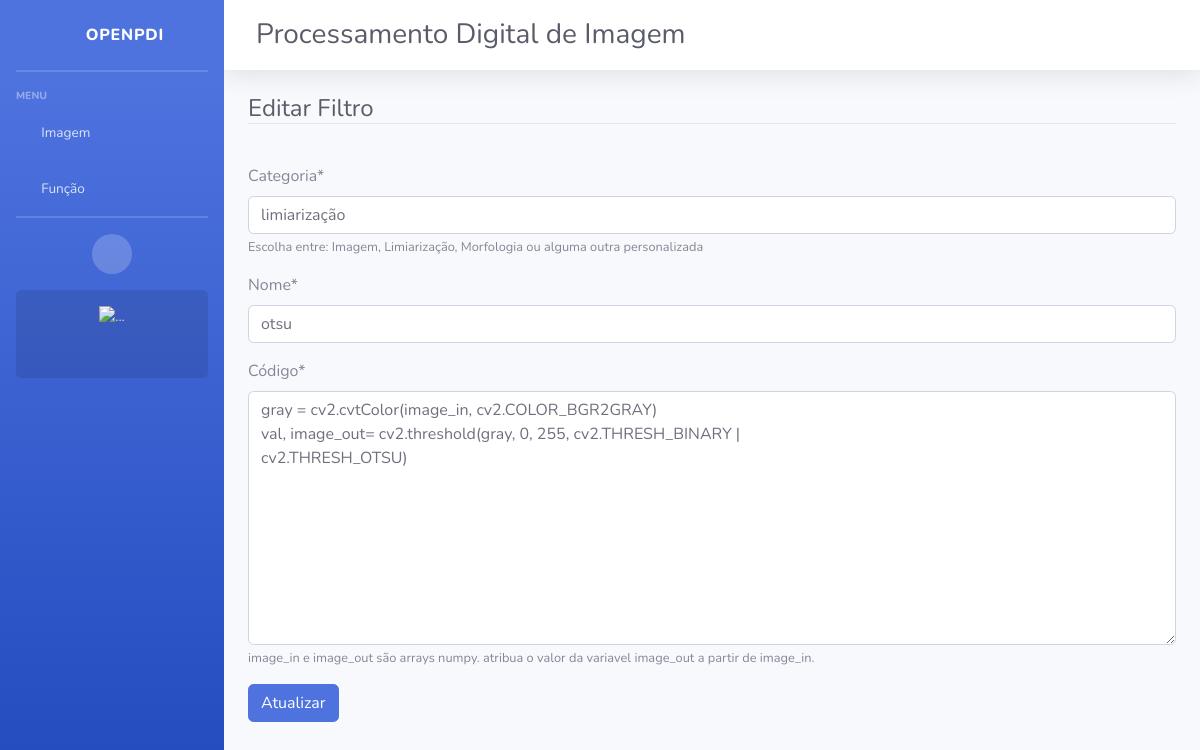
The app's page /filtros/editar/script/12, older data.
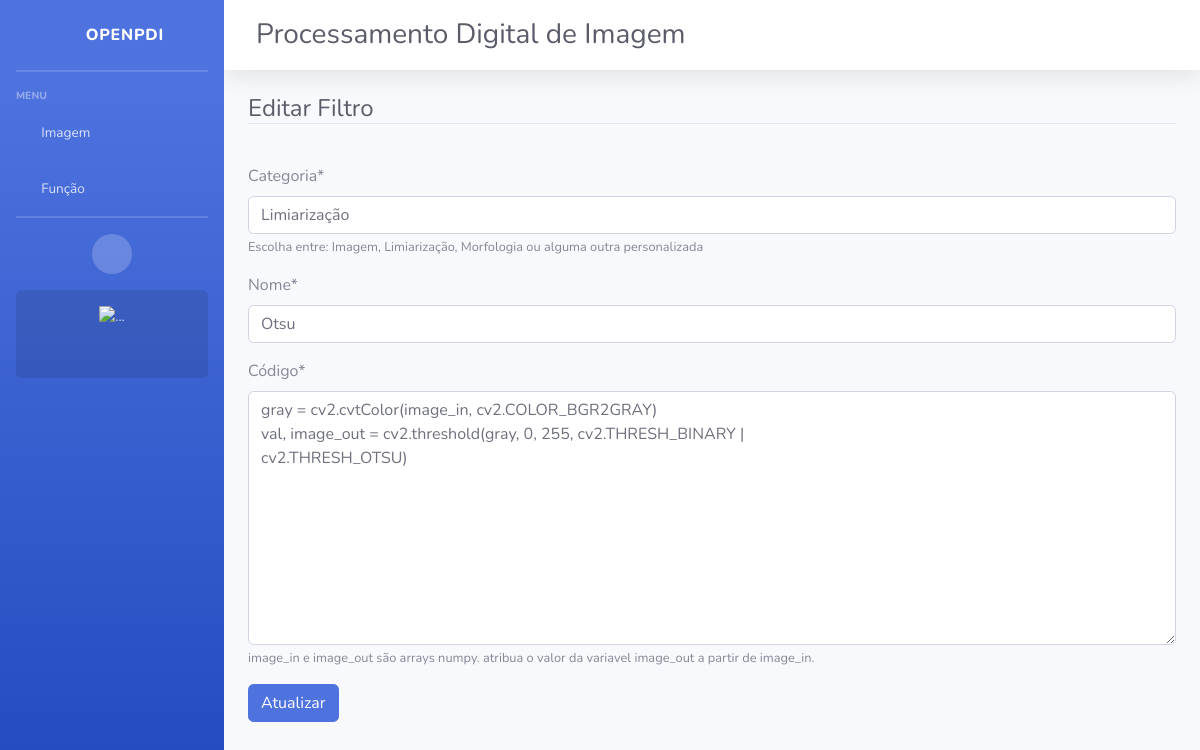
The same page, newer data.
### filtros/models.py (models this page shows, shortened)
class Script(models.Model):
    help_text='''Escolha entre: Imagem, Limiarização, Morfologia ou alguma outra personalizada'''
    categoria = models.CharField(max_length=50, help_text=help_text)
    nome = models.CharField(max_length=50)
    help_text='''image_in e image_out são arrays numpy.
    atribua o valor da variavel image_out a partir de image_in.'''
    codigo = models.TextField(max_length=255, verbose_name="Código", help_text=help_text)

### filtros/views.py (the view)
# urls.py: path('filtros/editar/script/<int:pk>', ScriptUpdate.as_view(), name="editar-script"),
class ScriptUpdate(UpdateView):
    model = Script
    fields = ['categoria', 'nome', 'codigo']
    template_name = 'filtros/form.html'
    success_url = reverse_lazy('inicio')
    def get_context_data(self, *args, **kwargs):
        context = super().get_context_data(*args, **kwargs)
        context['titulo'] = "Editar Filtro"
        context['botao'] = "Atualizar"
        return context

### filtros/templates/filtros/form.html (shortened to what this page needs)
{% extends 'paginas/base.html' %}
{% load static %}
{% load crispy_forms_tags %}
{% block conteudo %}
<div class="container-fluid">
    <h4 class="text-dark border-bottom my-3">
        {{ titulo }}
    </h4>
    <br>
    <form action="" method="POST">
        {{ form|crispy }}
        <button type="submit" class="btn btn-primary">{{ botao }}</button>
    </form>
</div>
{% endblock %}

### paginas/templates/paginas/base.html (shortened to what this page needs)
{% load static %}
<!DOCTYPE html>
<html lang="pt-br">
<head>
    <link href="{% static 'vendor/fontawesome-free/css/all.min.css' %}" rel="stylesheet" type="text/css">
    <link href="{% static 'css/sb-admin-2.min.css' %}" rel="stylesheet">
    <link href="{% static 'vendor/datatables/dataTables.bootstrap4.min.css' %}" rel="stylesheet">
</head>
<body id="page-top">
    {% block menu %}
    <div id="wrapper">
        <ul class="navbar-nav bg-gradient-primary sidebar sidebar-dark accordion" id="accordionSidebar">
            <a class="sidebar-brand d-flex align-items-center justify-content-center" href="{% url 'script' %}">
                <div class="sidebar-brand-icon rotate-n-15">
                    <i class="fas fa-laugh-wink"></i>
                </div>
                <div class="sidebar-brand-text mx-1">OpenPDI</div>
            </a>
            <hr class="sidebar-divider my-0">
            <hr class="sidebar-divider">
            <div class="sidebar-heading">
                Menu
            </div>
            <li class="nav-item">
                <a class="nav-link collapsed" href="#" data-toggle="collapse" data-target="#collapseTwo"
                    aria-expanded="true" aria-controls="collapseTwo">
                    <i class="fas fa-fw fa-paperclip"></i>
                    <span>Imagem</span>
                </a>
            </li>
            <li class="nav-item">
                <a class="nav-link collapsed" href="#" data-toggle="collapse" data-target="#collapseUtilities"
                    aria-expanded="true" aria-controls="collapseUtilities">
                    <i class="fas fa-fw fa-edit"></i>
                    <span>Função</span>
                </a>
            </li>
            <hr class="sidebar-divider d-none d-md-block my-0">
            <hr class="sidebar-divider ">
            <div class="text-center d-none d-md-inline">
                <button class="rounded-circle border-0" id="sidebarToggle"></button>
            </div>
            <div class="sidebar-card d-none d-lg-flex">
                <img class="sidebar-card-illustration mb-2" src="{% static 'img/undraw_rocket.svg' %}" alt="...">
            </div>
        </ul>
        <div id="content-wrapper" class="d-flex flex-column">
            <div id="content">
                <nav class="navbar navbar-expand navbar-light bg-white topbar mb-4 static-top shadow">
                    <form class="d-none d-sm-inline-block form-inline mr-auto ml-md-3 my-2 my-md-0 mw-100 ">
                        <div>
                            <h3 class="h3 mb-0 text-gray-800">Processamento Digital de Imagem</h3>
                        </div>
                    </form>
                    {% endblock %}
                </nav>
                {% block conteudo %}{% endblock %}
</body>
</html>

Row changes from the older to the newer data that the page shows:
changed Script: categoria "limiarização" → "Limiarização"; nome "otsu" → "Otsu"; codigo "gray = cv2.cvtColor(image_in, cv2.COLOR_BGR2GRAY) val, image_out= cv2.threshold(gray, 0, 255, cv2.THRESH_BINARY | cv2.THRESH_OTSU)" → "gray = cv2.cvtColor(image_in, cv2.COLOR_BGR2GRAY) val, image_out = cv2.threshold(gray, 0, 255, cv2.THRESH_BINARY | cv2.THRESH_OTSU)"
